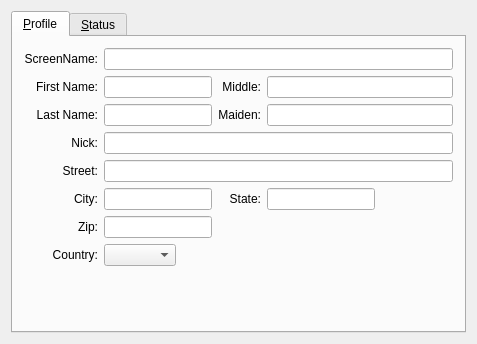
<ui version="4.0" >
 <class>AIMInfoBase</class>
 <widget class="QWidget" name="AIMInfoBase" >
  <property name="geometry" >
   <rect>
    <x>0</x>
    <y>0</y>
    <width>477</width>
    <height>344</height>
   </rect>
  </property>
  <property name="windowTitle" >
   <string></string>
  </property>
  <layout class="QVBoxLayout" >
   <property name="margin" >
    <number>11</number>
   </property>
   <property name="spacing" >
    <number>6</number>
   </property>
   <item>
    <widget class="QTabWidget" name="TabWidget3" >
     <widget class="QWidget" name="tab" >
      <attribute name="title" >
       <string>&amp;Profile</string>
      </attribute>
      <layout class="QGridLayout" >
       <property name="margin" >
        <number>11</number>
       </property>
       <property name="spacing" >
        <number>6</number>
       </property>
       <item row="1" column="0" >
        <widget class="QLabel" name="TextLabel1" >
         <property name="text" >
          <string>First Name:</string>
         </property>
         <property name="alignment" >
          <set>Qt::AlignRight|Qt::AlignTrailing|Qt::AlignVCenter</set>
         </property>
         <property name="wordWrap" >
          <bool>false</bool>
         </property>
        </widget>
       </item>
       <item row="2" column="0" >
        <widget class="QLabel" name="TextLabel2" >
         <property name="text" >
          <string>Last Name:</string>
         </property>
         <property name="alignment" >
          <set>Qt::AlignRight|Qt::AlignTrailing|Qt::AlignVCenter</set>
         </property>
         <property name="wordWrap" >
          <bool>false</bool>
         </property>
        </widget>
       </item>
       <item row="1" column="1" >
        <widget class="QLineEdit" name="edtFirst" />
       </item>
       <item row="2" column="1" >
        <widget class="QLineEdit" name="edtLast" />
       </item>
       <item row="1" column="2" >
        <widget class="QLabel" name="TextLabel3" >
         <property name="text" >
          <string>Middle:</string>
         </property>
         <property name="alignment" >
          <set>Qt::AlignRight|Qt::AlignTrailing|Qt::AlignVCenter</set>
         </property>
         <property name="wordWrap" >
          <bool>false</bool>
         </property>
        </widget>
       </item>
       <item row="1" column="3" colspan="2" >
        <widget class="QLineEdit" name="edtMiddle" />
       </item>
       <item row="2" column="2" >
        <widget class="QLabel" name="TextLabel4" >
         <property name="text" >
          <string>Maiden:</string>
         </property>
         <property name="alignment" >
          <set>Qt::AlignRight|Qt::AlignTrailing|Qt::AlignVCenter</set>
         </property>
         <property name="wordWrap" >
          <bool>false</bool>
         </property>
        </widget>
       </item>
       <item row="2" column="3" colspan="2" >
        <widget class="QLineEdit" name="edtMaiden" />
       </item>
       <item row="3" column="0" >
        <widget class="QLabel" name="TextLabel5" >
         <property name="text" >
          <string>Nick:</string>
         </property>
         <property name="alignment" >
          <set>Qt::AlignRight|Qt::AlignTrailing|Qt::AlignVCenter</set>
         </property>
         <property name="wordWrap" >
          <bool>false</bool>
         </property>
        </widget>
       </item>
       <item row="3" column="1" colspan="4" >
        <widget class="QLineEdit" name="edtNick" />
       </item>
       <item row="4" column="0" >
        <widget class="QLabel" name="TextLabel6" >
         <property name="text" >
          <string>Street:</string>
         </property>
         <property name="alignment" >
          <set>Qt::AlignRight|Qt::AlignTrailing|Qt::AlignVCenter</set>
         </property>
         <property name="wordWrap" >
          <bool>false</bool>
         </property>
        </widget>
       </item>
       <item row="4" column="1" colspan="4" >
        <widget class="QLineEdit" name="edtStreet" />
       </item>
       <item row="5" column="0" >
        <widget class="QLabel" name="TextLabel7" >
         <property name="text" >
          <string>City:</string>
         </property>
         <property name="alignment" >
          <set>Qt::AlignRight|Qt::AlignTrailing|Qt::AlignVCenter</set>
         </property>
         <property name="wordWrap" >
          <bool>false</bool>
         </property>
        </widget>
       </item>
       <item row="5" column="1" >
        <widget class="QLineEdit" name="edtCity" />
       </item>
       <item row="5" column="2" >
        <widget class="QLabel" name="TextLabel8" >
         <property name="text" >
          <string>State:</string>
         </property>
         <property name="alignment" >
          <set>Qt::AlignRight|Qt::AlignTrailing|Qt::AlignVCenter</set>
         </property>
         <property name="wordWrap" >
          <bool>false</bool>
         </property>
        </widget>
       </item>
       <item row="5" column="3" >
        <widget class="QLineEdit" name="edtState" />
       </item>
       <item row="5" column="4" >
        <spacer>
         <property name="orientation" >
          <enum>Qt::Horizontal</enum>
         </property>
         <property name="sizeType" >
          <enum>QSizePolicy::Expanding</enum>
         </property>
         <property name="sizeHint" >
          <size>
           <width>20</width>
           <height>20</height>
          </size>
         </property>
        </spacer>
       </item>
       <item row="6" column="0" >
        <widget class="QLabel" name="TextLabel9" >
         <property name="text" >
          <string>Zip:</string>
         </property>
         <property name="alignment" >
          <set>Qt::AlignRight|Qt::AlignTrailing|Qt::AlignVCenter</set>
         </property>
         <property name="wordWrap" >
          <bool>false</bool>
         </property>
        </widget>
       </item>
       <item row="6" column="1" >
        <widget class="QLineEdit" name="edtZip" />
       </item>
       <item row="7" column="0" >
        <widget class="QLabel" name="TextLabel10" >
         <property name="text" >
          <string>Country:</string>
         </property>
         <property name="alignment" >
          <set>Qt::AlignRight|Qt::AlignTrailing|Qt::AlignVCenter</set>
         </property>
         <property name="wordWrap" >
          <bool>false</bool>
         </property>
        </widget>
       </item>
       <item row="7" column="1" colspan="4" >
        <layout class="QHBoxLayout" >
         <property name="margin" >
          <number>0</number>
         </property>
         <property name="spacing" >
          <number>6</number>
         </property>
         <item>
          <widget class="QComboBox" name="cmbCountry" />
         </item>
         <item>
          <spacer>
           <property name="orientation" >
            <enum>Qt::Horizontal</enum>
           </property>
           <property name="sizeType" >
            <enum>QSizePolicy::Expanding</enum>
           </property>
           <property name="sizeHint" >
            <size>
             <width>20</width>
             <height>20</height>
            </size>
           </property>
          </spacer>
         </item>
        </layout>
       </item>
       <item row="0" column="0" >
        <widget class="QLabel" name="TextLabel1_2" >
         <property name="text" >
          <string>ScreenName:</string>
         </property>
         <property name="alignment" >
          <set>Qt::AlignRight|Qt::AlignTrailing|Qt::AlignVCenter</set>
         </property>
         <property name="wordWrap" >
          <bool>false</bool>
         </property>
        </widget>
       </item>
       <item row="0" column="1" colspan="4" >
        <widget class="QLineEdit" name="edtScreen" />
       </item>
       <item row="10" column="0" >
        <spacer>
         <property name="orientation" >
          <enum>Qt::Vertical</enum>
         </property>
         <property name="sizeType" >
          <enum>QSizePolicy::Expanding</enum>
         </property>
         <property name="sizeHint" >
          <size>
           <width>20</width>
           <height>20</height>
          </size>
         </property>
        </spacer>
       </item>
      </layout>
     </widget>
     <widget class="QWidget" name="tab" >
      <attribute name="title" >
       <string>&amp;Status</string>
      </attribute>
      <layout class="QGridLayout" >
       <property name="margin" >
        <number>11</number>
       </property>
       <property name="spacing" >
        <number>6</number>
       </property>
       <item row="5" column="1" >
        <widget class="QLineEdit" name="edtClient" />
       </item>
       <item row="4" column="1" >
        <widget class="QLineEdit" name="edtIntIP" />
       </item>
       <item row="1" column="0" >
        <widget class="QLabel" name="lblOnline" >
         <property name="text" >
          <string>Online:</string>
         </property>
         <property name="alignment" >
          <set>Qt::AlignRight|Qt::AlignTrailing|Qt::AlignVCenter</set>
         </property>
         <property name="wordWrap" >
          <bool>false</bool>
         </property>
        </widget>
       </item>
       <item row="1" column="1" >
        <widget class="QLineEdit" name="edtOnline" />
       </item>
       <item row="3" column="1" >
        <widget class="QLineEdit" name="edtExtIP" />
       </item>
       <item row="3" column="0" >
        <widget class="QLabel" name="lblExtIP" >
         <property name="text" >
          <string>External IP:</string>
         </property>
         <property name="alignment" >
          <set>Qt::AlignRight|Qt::AlignTrailing|Qt::AlignVCenter</set>
         </property>
         <property name="wordWrap" >
          <bool>false</bool>
         </property>
        </widget>
       </item>
       <item row="2" column="1" >
        <widget class="QLineEdit" name="edtNA" >
         <property name="font" >
          <font/>
         </property>
        </widget>
       </item>
       <item row="5" column="0" >
        <widget class="QLabel" name="lblClient" >
         <property name="text" >
          <string>Client:</string>
         </property>
         <property name="alignment" >
          <set>Qt::AlignRight|Qt::AlignTrailing|Qt::AlignVCenter</set>
         </property>
         <property name="wordWrap" >
          <bool>false</bool>
         </property>
        </widget>
       </item>
       <item row="0" column="0" >
        <widget class="QLabel" name="TextLabel1_3" >
         <property name="text" >
          <string>Status:</string>
         </property>
         <property name="alignment" >
          <set>Qt::AlignRight|Qt::AlignTrailing|Qt::AlignVCenter</set>
         </property>
         <property name="wordWrap" >
          <bool>false</bool>
         </property>
        </widget>
       </item>
       <item row="0" column="1" >
        <widget class="QComboBox" name="cmbStatus" />
       </item>
       <item row="2" column="0" >
        <widget class="QLabel" name="lblNA" >
         <property name="text" >
          <string/>
         </property>
         <property name="alignment" >
          <set>Qt::AlignRight|Qt::AlignTrailing|Qt::AlignVCenter</set>
         </property>
         <property name="wordWrap" >
          <bool>false</bool>
         </property>
        </widget>
       </item>
       <item row="4" column="0" >
        <widget class="QLabel" name="lblIntIP" >
         <property name="text" >
          <string>Internal IP:</string>
         </property>
         <property name="alignment" >
          <set>Qt::AlignRight|Qt::AlignTrailing|Qt::AlignVCenter</set>
         </property>
         <property name="wordWrap" >
          <bool>false</bool>
         </property>
        </widget>
       </item>
       <item row="6" column="0" colspan="2" >
        <widget class="Q3MultiLineEdit" native="1" name="edtAutoReply" />
       </item>
       <item row="7" column="1" >
        <spacer>
         <property name="orientation" >
          <enum>Qt::Vertical</enum>
         </property>
         <property name="sizeType" >
          <enum>QSizePolicy::Expanding</enum>
         </property>
         <property name="sizeHint" >
          <size>
           <width>20</width>
           <height>20</height>
          </size>
         </property>
        </spacer>
       </item>
      </layout>
     </widget>
    </widget>
   </item>
  </layout>
 </widget>
 <customwidgets>
  <customwidget>
   <class>Q3MultiLineEdit</class>
   <extends>QWidget</extends>
   <header>q3multilineedit.h</header>
   <container>1</container>
  </customwidget>
 </customwidgets>
 <tabstops>
  <tabstop>TabWidget3</tabstop>
  <tabstop>edtScreen</tabstop>
  <tabstop>edtFirst</tabstop>
  <tabstop>edtLast</tabstop>
  <tabstop>edtMiddle</tabstop>
  <tabstop>edtMaiden</tabstop>
  <tabstop>edtNick</tabstop>
  <tabstop>edtStreet</tabstop>
  <tabstop>edtCity</tabstop>
  <tabstop>edtState</tabstop>
  <tabstop>edtZip</tabstop>
  <tabstop>cmbCountry</tabstop>
  <tabstop>edtClient</tabstop>
  <tabstop>edtIntIP</tabstop>
  <tabstop>edtOnline</tabstop>
  <tabstop>edtExtIP</tabstop>
  <tabstop>edtNA</tabstop>
  <tabstop>cmbStatus</tabstop>
  <tabstop>edtAutoReply</tabstop>
 </tabstops>
 <resources/>
 <connections/>
</ui>
